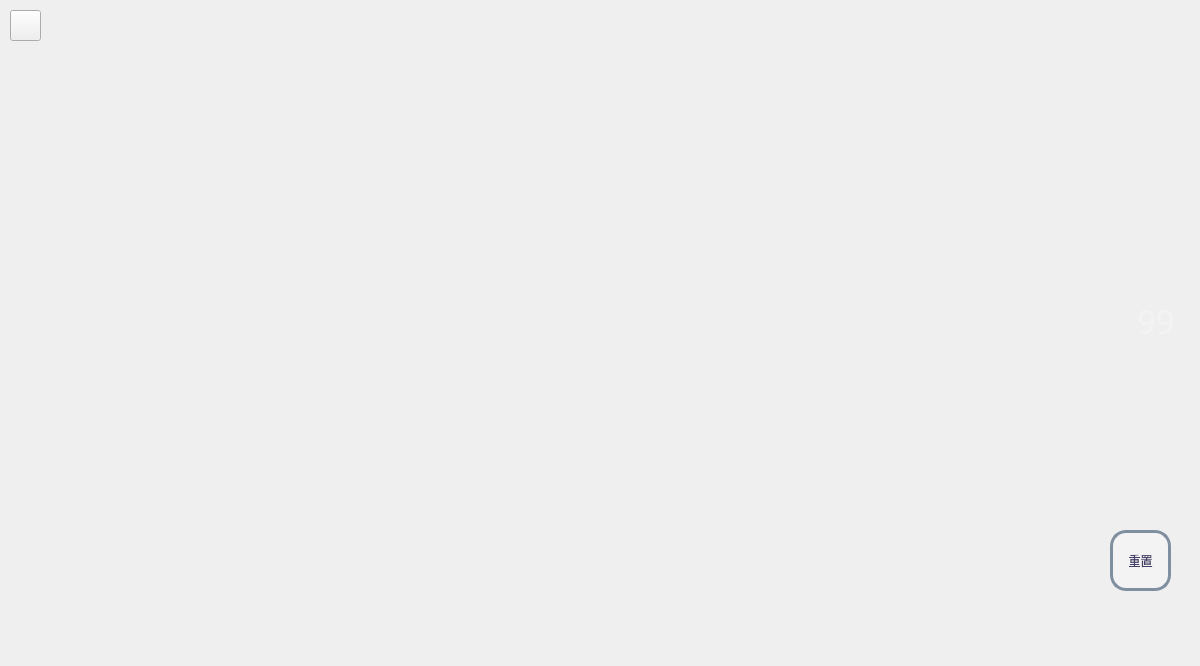
<?xml version="1.0" encoding="UTF-8"?>
<ui version="4.0">
 <class>Log</class>
 <widget class="QWidget" name="Log">
  <property name="geometry">
   <rect>
    <x>0</x>
    <y>0</y>
    <width>1200</width>
    <height>666</height>
   </rect>
  </property>
  <property name="minimumSize">
   <size>
    <width>1200</width>
    <height>666</height>
   </size>
  </property>
  <property name="maximumSize">
   <size>
    <width>1200</width>
    <height>666</height>
   </size>
  </property>
  <property name="windowTitle">
   <string>视唱练耳小助手</string>
  </property>
  <widget class="QPushButton" name="BackHome">
   <property name="geometry">
    <rect>
     <x>10</x>
     <y>10</y>
     <width>31</width>
     <height>31</height>
    </rect>
   </property>
   <property name="text">
    <string/>
   </property>
  </widget>
  <widget class="QPushButton" name="resetButton">
   <property name="geometry">
    <rect>
     <x>1110</x>
     <y>530</y>
     <width>61</width>
     <height>61</height>
    </rect>
   </property>
   <property name="text">
    <string>重置</string>
   </property>
   <property name="styleSheet">
    <string notr="true">
     font: 12pt "方正小标宋简体";
     color: #433F67;
     background-color: #f3f3f3;
     border: 3px solid #808F9F;
     border-radius: 16px;
    </string>
   </property>
  </widget>
  <widget class="QLabel" name="loginDaysLabel">
   <property name="geometry">
    <rect>
     <x>1137</x>
     <y>300</y>
     <width>41</width>
     <height>41</height>
    </rect>
   </property>
   <property name="font">
    <font>
     <family>方正小标宋简体</family>
     <pointsize>25</pointsize>
     <italic>false</italic>
     <bold>false</bold>
    </font>
   </property>
   <property name="styleSheet">
    <string notr="true">font: 25pt &quot;方正小标宋简体&quot;;
color: rgb(243, 243, 243);</string>
   </property>
   <property name="text">
    <string>99</string>
   </property>
  </widget>
  <widget class="QChartView" name="listenTrendChartView" native="true">
   <property name="geometry">
    <rect>
     <x>90</x>
     <y>340</y>
     <width>619</width>
     <height>271</height>
    </rect>
   </property>
  </widget>
  <widget class="QChartView" name="scoresTrendChartView" native="true">
   <property name="geometry">
    <rect>
     <x>90</x>
     <y>70</y>
     <width>619</width>
     <height>271</height>
    </rect>
   </property>
  </widget>
  <widget class="QChartView" name="listenPieChartView" native="true">
   <property name="geometry">
    <rect>
     <x>740</x>
     <y>340</y>
     <width>311</width>
     <height>271</height>
    </rect>
   </property>
  </widget>
  <widget class="QChartView" name="scoresPieChartView" native="true">
   <property name="geometry">
    <rect>
     <x>740</x>
     <y>70</y>
     <width>311</width>
     <height>271</height>
    </rect>
   </property>
  </widget>
 </widget>
 <customwidgets>
  <customwidget>
   <class>QChartView</class>
   <extends>QWidget</extends>
   <header>QtCharts/qchartview.h</header>
   <container>1</container>
  </customwidget>
 </customwidgets>
 <resources/>
 <connections/>
</ui>
